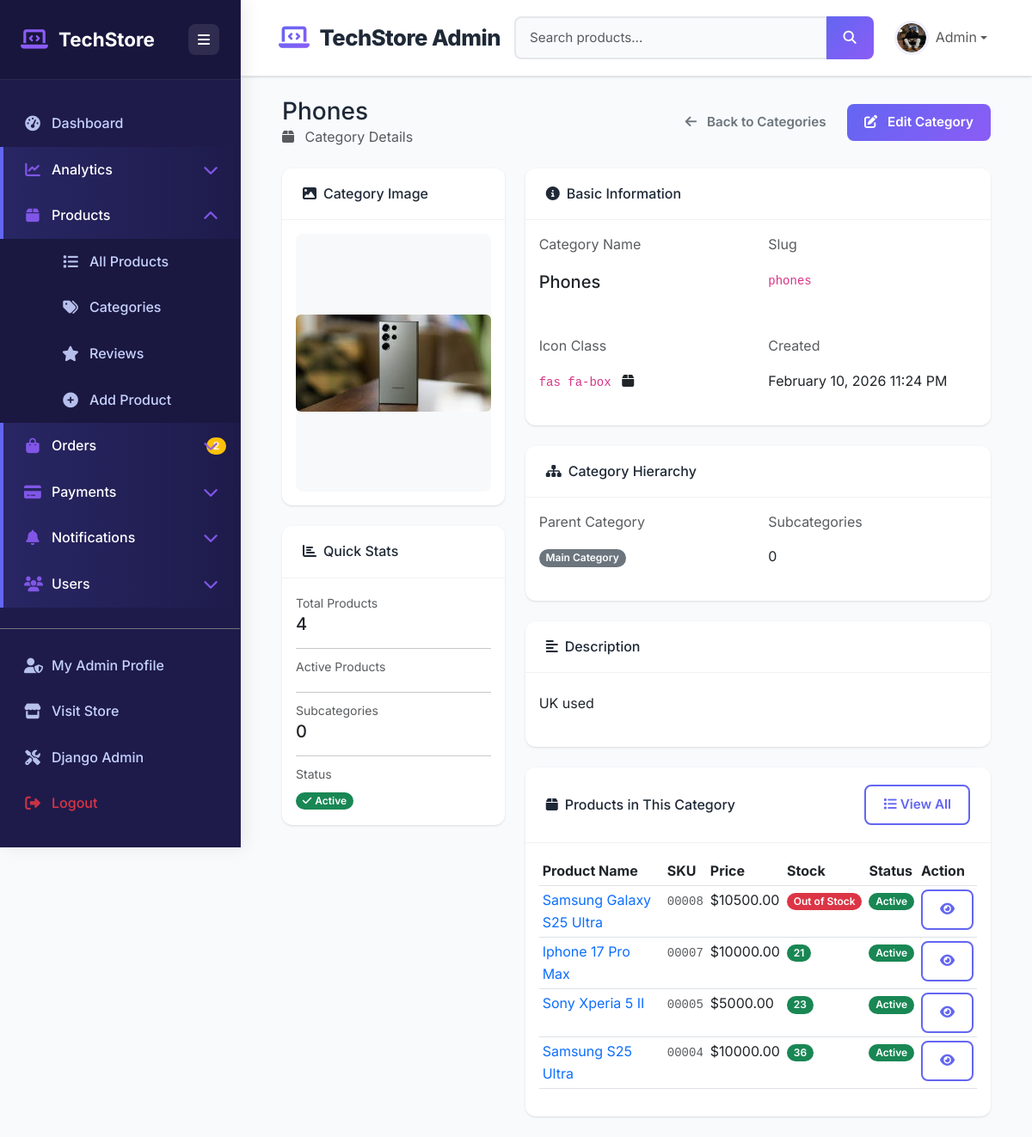
Page /products/manage/categories/1/ (signed in) on the earlier database version.
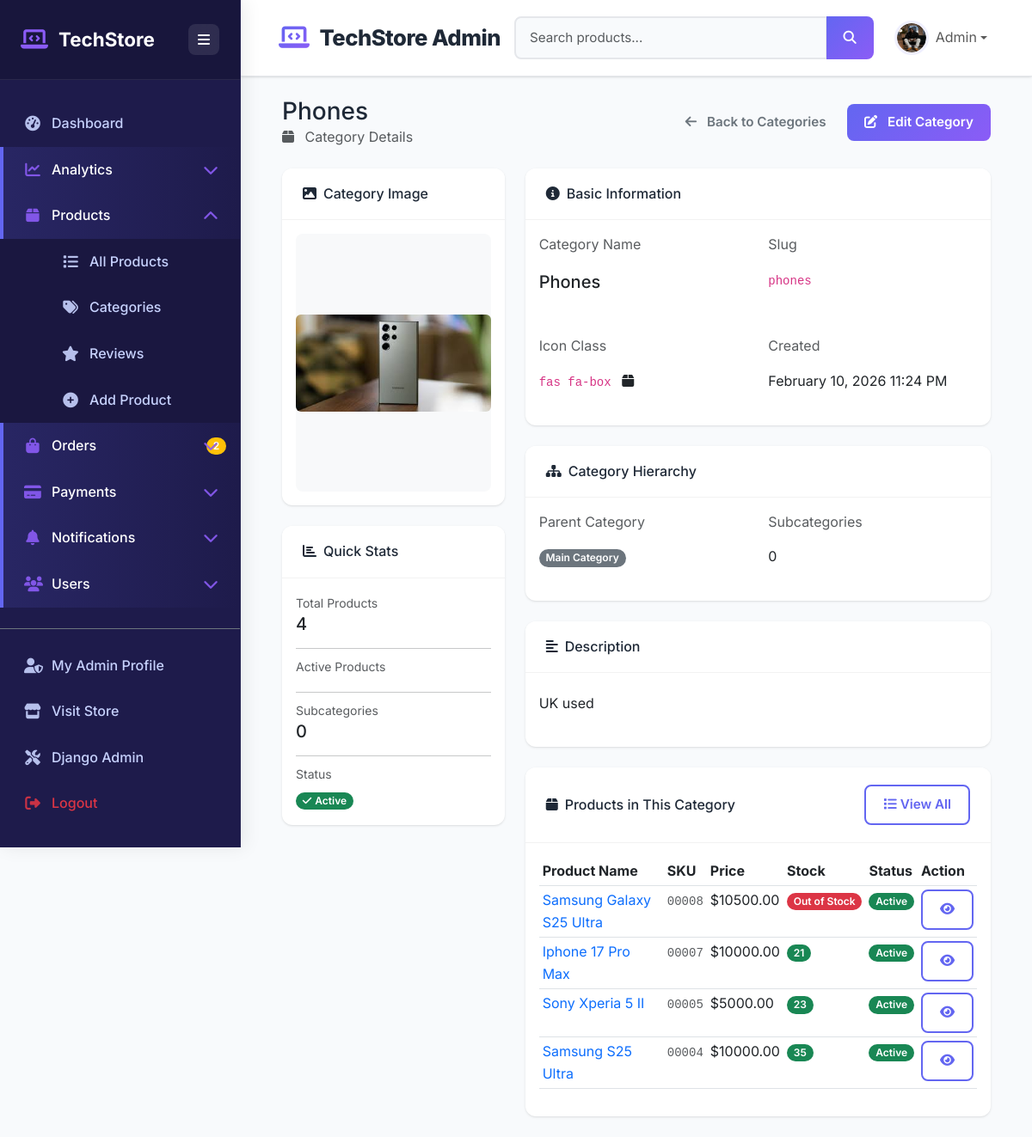
Same page on the later database version.
### products/models.py (models this page shows, shortened)
class Product(models.Model):
    name = models.CharField(max_length=200)
    slug = models.SlugField(unique=True)
    sku = models.CharField(max_length=50, unique=True)
    category = models.ForeignKey(Category, on_delete=models.CASCADE, related_name='products')
    description = models.TextField()
    full_description = models.TextField(blank=True)
    price = models.DecimalField(max_digits=10, decimal_places=2)
    discount_price = models.DecimalField(max_digits=10, decimal_places=2, null=True, blank=True)
    cost_price = models.DecimalField(max_digits=10, decimal_places=2)
    stock = models.PositiveIntegerField(default=0)
    low_stock_threshold = models.PositiveIntegerField(default=10)
    is_active = models.BooleanField(default=True)
    is_featured = models.BooleanField(default=False)
    is_on_sale = models.BooleanField(default=False)
    weight = models.DecimalField(max_digits=8, decimal_places=2, null=True, blank=True)
    dimensions = models.CharField(max_length=100, blank=True)
    rating = models.DecimalField(max_digits=3, decimal_places=2, default=0)
    review_count = models.PositiveIntegerField(default=0)
    sold_count = models.PositiveIntegerField(default=0)
    created_at = models.DateTimeField(auto_now_add=True)
    updated_at = models.DateTimeField(auto_now=True)
    class Meta:
        ordering = ['-created_at']

### products/views.py (the view)
# urls.py: path('manage/categories/<int:pk>/', views.admin_category_detail, name='admin_category_detail'),
@login_required
@user_passes_test(is_admin_or_staff)
def admin_category_detail(request, pk):
    category = get_object_or_404(Category, id=pk)
    active_products_count = category.products.filter(is_active=True).count()
    context = {
        'category': category,
        'active_products_count': active_products_count,
    }
    return render(request, 'admin/products/admin_category_detail.html', context)

### cart/context_processors.py (called while the page is built)
def cart_items_count(request):
    cart_count = 0
    cart_total = 0
    try:
        if request.user.is_authenticated:
            cart = Cart.objects.filter(user=request.user, is_active=True).first()
        else:
            session_key = request.session.session_key
            if session_key:
                cart = Cart.objects.filter(session_key=session_key, user=None, is_active=True).first()
            else:
                cart = None
        if cart:
            cart_count = cart.total_quantity
            cart_total = cart.total_price
    except Exception:
        pass
    return {
        'cart_items_count': cart_count,
        'cart_total_amount': cart_total,
    }

### notifications/context_processors.py (called while the page is built)
def notification_context(request):
    if request.user.is_authenticated:
        unread_count = Notification.objects.filter(user=request.user, is_read=False).count()
        recent_notifications = Notification.objects.filter(
            user=request.user
        ).order_by('-created_at')[:5]
        return {
            'unread_notifications_count': unread_count,
            'user_notifications': recent_notifications,
        }
    return {}

### templates/admin/products/admin_category_detail.html (shortened to what the changed rows need)
{% extends 'admin/admin_base.html' %}
{% block content %}
<div class="container-fluid px-4">
    <div class="d-flex justify-content-between align-items-center mb-4">
        <div>
            <h1 class="h3 mb-0">{{ category.name }}</h1>
        </div>
    </div>
    <div class="row">
        <div class="col-lg-8">
            <div class="card mb-4">
                <div class="card-body">
                    {% if category.products.all %}
                    <div class="table-responsive">
                        <table class="table table-hover table-sm">
                            <thead>
                                <tr>
                                    <th>Product Name</th>
                                    <th>SKU</th>
                                    <th>Price</th>
                                    <th>Stock</th>
                                    <th>Status</th>
                                    <th>Action</th>
                                </tr>
                            </thead>
                            <tbody>
                                {% for product in category.products.all|slice:":8" %}
                                <tr>
                                    <td>
                                        <a href="{% url 'products:admin_product_detail' product.id %}" class="text-decoration-none">
                                            {{ product.name|truncatechars:35 }}
                                        </a>
                                    </td>
                                    <td><code class="text-muted">{{ product.sku }}</code></td>
                                    <td>${{ product.price }}</td>
                                    <td>
                                        {% if product.stock == 0 %}
                                        <span class="badge bg-danger">Out of Stock</span>
                                        {% elif product.stock <= product.low_stock_threshold %}
                                        <span class="badge bg-warning">{{ product.stock }}</span>
                                        {% else %}
                                        <span class="badge bg-success">{{ product.stock }}</span>
                                        {% endif %}
                                    </td>
                                    <td>
                                        {% if product.is_active %}
                                        <span class="badge bg-success">Active</span>
                                        {% else %}
                                        <span class="badge bg-secondary">Inactive</span>
                                        {% endif %}
                                    </td>
                                    <td>
                                        <a href="{% url 'products:admin_product_detail' product.id %}" class="btn btn-sm btn-outline-primary">
                                            <i class="fas fa-eye"></i>
                                        </a>
                                    </td>
                                </tr>
                                {% endfor %}
                            </tbody>
                        </table>
                    </div>
                    {% endif %}
                </div>
            </div>
        </div>
    </div>
</div>
{% endblock %}

Differences in the rows shown:
changed Product "Samsung S25 Ultra": stock "36" → "35"
